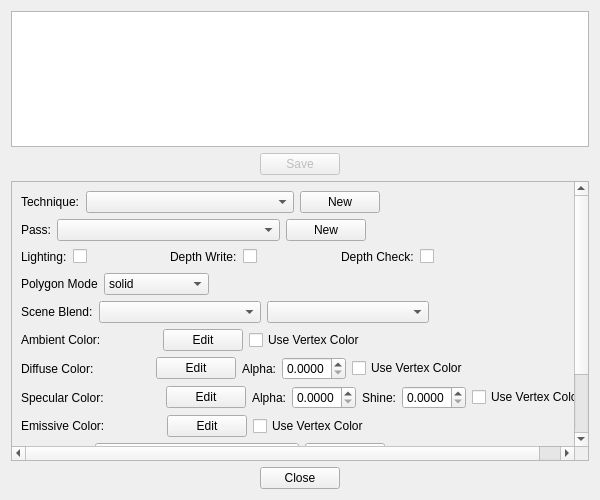
<?xml version="1.0" encoding="UTF-8"?>
<ui version="4.0">
 <class>MaterialEditor</class>
 <widget class="QDialog" name="MaterialEditor">
  <property name="windowModality">
   <enum>Qt::WindowModal</enum>
  </property>
  <property name="geometry">
   <rect>
    <x>0</x>
    <y>0</y>
    <width>600</width>
    <height>500</height>
   </rect>
  </property>
  <property name="minimumSize">
   <size>
    <width>600</width>
    <height>500</height>
   </size>
  </property>
  <property name="windowTitle">
   <string>Material Editor</string>
  </property>
  <property name="sizeGripEnabled">
   <bool>false</bool>
  </property>
  <property name="modal">
   <bool>false</bool>
  </property>
  <layout class="QVBoxLayout" name="verticalLayout">
   <item>
    <widget class="QTextEdit" name="textMaterial">
     <property name="html">
      <string>&lt;!DOCTYPE HTML PUBLIC &quot;-//W3C//DTD HTML 4.0//EN&quot; &quot;http://www.w3.org/TR/REC-html40/strict.dtd&quot;&gt;
&lt;html&gt;&lt;head&gt;&lt;meta name=&quot;qrichtext&quot; content=&quot;1&quot; /&gt;&lt;meta charset=&quot;utf-8&quot; /&gt;&lt;style type=&quot;text/css&quot;&gt;
p, li { white-space: pre-wrap; }
hr { height: 1px; border-width: 0; }
&lt;/style&gt;&lt;/head&gt;&lt;body style=&quot; font-family:'Ubuntu'; font-size:11pt; font-weight:400; font-style:normal;&quot;&gt;
&lt;p style=&quot; margin-top:0px; margin-bottom:0px; margin-left:0px; margin-right:0px; -qt-block-indent:0; text-indent:0px;&quot;&gt;&lt;span style=&quot; font-family:'MS Shell Dlg 2'; font-size:8pt;&quot;&gt; &lt;/span&gt;&lt;/p&gt;&lt;/body&gt;&lt;/html&gt;</string>
     </property>
    </widget>
   </item>
   <item>
    <layout class="QHBoxLayout" name="horizontalLayout">
     <item>
      <spacer name="horizontalSpacer">
       <property name="orientation">
        <enum>Qt::Horizontal</enum>
       </property>
       <property name="sizeHint" stdset="0">
        <size>
         <width>40</width>
         <height>20</height>
        </size>
       </property>
      </spacer>
     </item>
     <item>
      <widget class="QPushButton" name="saveButton">
       <property name="enabled">
        <bool>false</bool>
       </property>
       <property name="text">
        <string>Save</string>
       </property>
      </widget>
     </item>
     <item>
      <spacer name="horizontalSpacer_2">
       <property name="orientation">
        <enum>Qt::Horizontal</enum>
       </property>
       <property name="sizeHint" stdset="0">
        <size>
         <width>40</width>
         <height>20</height>
        </size>
       </property>
      </spacer>
     </item>
    </layout>
   </item>
   <item>
    <widget class="QScrollArea" name="scrollArea">
     <property name="enabled">
      <bool>true</bool>
     </property>
     <property name="minimumSize">
      <size>
       <width>0</width>
       <height>200</height>
      </size>
     </property>
     <property name="widgetResizable">
      <bool>true</bool>
     </property>
     <widget class="QWidget" name="scrollAreaWidgetContents">
      <property name="geometry">
       <rect>
        <x>0</x>
        <y>-123</y>
        <width>671</width>
        <height>406</height>
       </rect>
      </property>
      <layout class="QVBoxLayout" name="verticalLayout_2">
       <item>
        <layout class="QHBoxLayout" name="horizontalLayout_3">
         <item>
          <widget class="QLabel" name="label_3">
           <property name="text">
            <string>Technique:</string>
           </property>
          </widget>
         </item>
         <item>
          <widget class="QComboBox" name="techComboBox">
           <property name="sizePolicy">
            <sizepolicy hsizetype="MinimumExpanding" vsizetype="Fixed">
             <horstretch>0</horstretch>
             <verstretch>0</verstretch>
            </sizepolicy>
           </property>
           <property name="sizeAdjustPolicy">
            <enum>QComboBox::AdjustToContents</enum>
           </property>
           <item>
            <property name="text">
             <string/>
            </property>
           </item>
          </widget>
         </item>
         <item>
          <widget class="QPushButton" name="newTechnique">
           <property name="text">
            <string>New</string>
           </property>
          </widget>
         </item>
         <item>
          <spacer name="horizontalSpacer_5">
           <property name="orientation">
            <enum>Qt::Horizontal</enum>
           </property>
           <property name="sizeHint" stdset="0">
            <size>
             <width>40</width>
             <height>20</height>
            </size>
           </property>
          </spacer>
         </item>
        </layout>
       </item>
       <item>
        <layout class="QHBoxLayout" name="horizontalLayout_4">
         <item>
          <widget class="QLabel" name="label_4">
           <property name="text">
            <string>Pass:</string>
           </property>
          </widget>
         </item>
         <item>
          <widget class="QComboBox" name="passComboBox">
           <property name="enabled">
            <bool>true</bool>
           </property>
           <property name="sizePolicy">
            <sizepolicy hsizetype="MinimumExpanding" vsizetype="Fixed">
             <horstretch>0</horstretch>
             <verstretch>0</verstretch>
            </sizepolicy>
           </property>
           <property name="sizeAdjustPolicy">
            <enum>QComboBox::AdjustToContents</enum>
           </property>
          </widget>
         </item>
         <item>
          <widget class="QPushButton" name="passNewButton">
           <property name="enabled">
            <bool>true</bool>
           </property>
           <property name="text">
            <string>New</string>
           </property>
          </widget>
         </item>
         <item>
          <spacer name="horizontalSpacer_6">
           <property name="orientation">
            <enum>Qt::Horizontal</enum>
           </property>
           <property name="sizeHint" stdset="0">
            <size>
             <width>40</width>
             <height>20</height>
            </size>
           </property>
          </spacer>
         </item>
        </layout>
       </item>
       <item>
        <layout class="QHBoxLayout" name="horizontalLayout_2">
         <item>
          <widget class="QLabel" name="label">
           <property name="text">
            <string>Lighting:</string>
           </property>
          </widget>
         </item>
         <item>
          <widget class="QCheckBox" name="checkBoxLightning">
           <property name="text">
            <string/>
           </property>
          </widget>
         </item>
         <item>
          <spacer name="horizontalSpacer_7">
           <property name="orientation">
            <enum>Qt::Horizontal</enum>
           </property>
           <property name="sizeHint" stdset="0">
            <size>
             <width>40</width>
             <height>20</height>
            </size>
           </property>
          </spacer>
         </item>
         <item>
          <widget class="QLabel" name="label_16">
           <property name="text">
            <string>Depth Write:</string>
           </property>
          </widget>
         </item>
         <item>
          <widget class="QCheckBox" name="checkBoxDepthWrite">
           <property name="text">
            <string/>
           </property>
          </widget>
         </item>
         <item>
          <spacer name="horizontalSpacer_8">
           <property name="orientation">
            <enum>Qt::Horizontal</enum>
           </property>
           <property name="sizeHint" stdset="0">
            <size>
             <width>40</width>
             <height>20</height>
            </size>
           </property>
          </spacer>
         </item>
         <item>
          <widget class="QLabel" name="label_17">
           <property name="text">
            <string>Depth Check:</string>
           </property>
          </widget>
         </item>
         <item>
          <widget class="QCheckBox" name="checkBoxDepthCheck">
           <property name="text">
            <string/>
           </property>
          </widget>
         </item>
         <item>
          <spacer name="horizontalSpacer_16">
           <property name="orientation">
            <enum>Qt::Horizontal</enum>
           </property>
           <property name="sizeHint" stdset="0">
            <size>
             <width>40</width>
             <height>20</height>
            </size>
           </property>
          </spacer>
         </item>
         <item>
          <spacer name="horizontalSpacer_3">
           <property name="orientation">
            <enum>Qt::Horizontal</enum>
           </property>
           <property name="sizeHint" stdset="0">
            <size>
             <width>40</width>
             <height>20</height>
            </size>
           </property>
          </spacer>
         </item>
        </layout>
       </item>
       <item>
        <layout class="QHBoxLayout" name="horizontalLayout_13">
         <item>
          <widget class="QLabel" name="label_18">
           <property name="text">
            <string>Polygon Mode</string>
           </property>
          </widget>
         </item>
         <item>
          <widget class="QComboBox" name="comboPolygonMode">
           <property name="enabled">
            <bool>true</bool>
           </property>
           <property name="sizePolicy">
            <sizepolicy hsizetype="MinimumExpanding" vsizetype="Fixed">
             <horstretch>0</horstretch>
             <verstretch>0</verstretch>
            </sizepolicy>
           </property>
           <property name="currentText">
            <string>solid</string>
           </property>
           <property name="currentIndex">
            <number>2</number>
           </property>
           <item>
            <property name="text">
             <string>points</string>
            </property>
           </item>
           <item>
            <property name="text">
             <string>wireframe</string>
            </property>
           </item>
           <item>
            <property name="text">
             <string>solid</string>
            </property>
           </item>
          </widget>
         </item>
         <item>
          <spacer name="horizontalSpacer_15">
           <property name="orientation">
            <enum>Qt::Horizontal</enum>
           </property>
           <property name="sizeHint" stdset="0">
            <size>
             <width>379</width>
             <height>15</height>
            </size>
           </property>
          </spacer>
         </item>
        </layout>
       </item>
       <item>
        <layout class="QHBoxLayout" name="horizontalLayout_8">
         <item>
          <widget class="QLabel" name="label_8">
           <property name="text">
            <string>Scene Blend:</string>
           </property>
          </widget>
         </item>
         <item>
          <widget class="QComboBox" name="srcSceneBlendBox">
           <property name="enabled">
            <bool>true</bool>
           </property>
           <property name="sizePolicy">
            <sizepolicy hsizetype="MinimumExpanding" vsizetype="Fixed">
             <horstretch>0</horstretch>
             <verstretch>0</verstretch>
            </sizepolicy>
           </property>
           <item>
            <property name="text">
             <string/>
            </property>
           </item>
           <item>
            <property name="text">
             <string>alpha_blend</string>
            </property>
           </item>
           <item>
            <property name="text">
             <string>colour_blend</string>
            </property>
           </item>
           <item>
            <property name="text">
             <string>add</string>
            </property>
           </item>
           <item>
            <property name="text">
             <string>modulate</string>
            </property>
           </item>
           <item>
            <property name="text">
             <string>replace</string>
            </property>
           </item>
           <item>
            <property name="text">
             <string>one</string>
            </property>
           </item>
           <item>
            <property name="text">
             <string>zero</string>
            </property>
           </item>
           <item>
            <property name="text">
             <string>dest_colour</string>
            </property>
           </item>
           <item>
            <property name="text">
             <string>src_colour</string>
            </property>
           </item>
           <item>
            <property name="text">
             <string>one_minus_dest_colour</string>
            </property>
           </item>
           <item>
            <property name="text">
             <string>one_minus_src_colour</string>
            </property>
           </item>
           <item>
            <property name="text">
             <string>dest_alpha</string>
            </property>
           </item>
           <item>
            <property name="text">
             <string>src_alpha</string>
            </property>
           </item>
           <item>
            <property name="text">
             <string>one_minus_dest_alpha</string>
            </property>
           </item>
           <item>
            <property name="text">
             <string>one_minus_src_alpha</string>
            </property>
           </item>
          </widget>
         </item>
         <item>
          <widget class="QComboBox" name="dstSceneBlendBox">
           <property name="enabled">
            <bool>true</bool>
           </property>
           <property name="sizePolicy">
            <sizepolicy hsizetype="MinimumExpanding" vsizetype="Fixed">
             <horstretch>0</horstretch>
             <verstretch>0</verstretch>
            </sizepolicy>
           </property>
           <item>
            <property name="text">
             <string/>
            </property>
           </item>
           <item>
            <property name="text">
             <string>one</string>
            </property>
           </item>
           <item>
            <property name="text">
             <string>zero</string>
            </property>
           </item>
           <item>
            <property name="text">
             <string>dest_colour</string>
            </property>
           </item>
           <item>
            <property name="text">
             <string>src_colour</string>
            </property>
           </item>
           <item>
            <property name="text">
             <string>one_minus_dest_colour</string>
            </property>
           </item>
           <item>
            <property name="text">
             <string>one_minus_src_colour</string>
            </property>
           </item>
           <item>
            <property name="text">
             <string>dest_alpha</string>
            </property>
           </item>
           <item>
            <property name="text">
             <string>src_alpha</string>
            </property>
           </item>
           <item>
            <property name="text">
             <string>one_minus_dest_alpha</string>
            </property>
           </item>
           <item>
            <property name="text">
             <string>one_minus_src_alpha</string>
            </property>
           </item>
          </widget>
         </item>
         <item>
          <spacer name="horizontalSpacer_9">
           <property name="orientation">
            <enum>Qt::Horizontal</enum>
           </property>
           <property name="sizeHint" stdset="0">
            <size>
             <width>379</width>
             <height>15</height>
            </size>
           </property>
          </spacer>
         </item>
        </layout>
       </item>
       <item>
        <layout class="QHBoxLayout" name="horizontalLayout_ColorAmbient">
         <item>
          <widget class="QLabel" name="label_2">
           <property name="text">
            <string>Ambient Color:</string>
           </property>
          </widget>
         </item>
         <item>
          <widget class="QWidget" name="ambientColorWidget" native="true">
           <property name="minimumSize">
            <size>
             <width>50</width>
             <height>0</height>
            </size>
           </property>
           <property name="autoFillBackground">
            <bool>true</bool>
           </property>
          </widget>
         </item>
         <item>
          <widget class="QPushButton" name="buttonEditAmbientColor">
           <property name="enabled">
            <bool>true</bool>
           </property>
           <property name="text">
            <string>Edit</string>
           </property>
          </widget>
         </item>
         <item>
          <widget class="QCheckBox" name="checkBoxUseVertexColorToAmbient">
           <property name="enabled">
            <bool>true</bool>
           </property>
           <property name="text">
            <string>Use Vertex Color</string>
           </property>
          </widget>
         </item>
         <item>
          <spacer name="horizontalSpacer_4">
           <property name="orientation">
            <enum>Qt::Horizontal</enum>
           </property>
           <property name="sizeHint" stdset="0">
            <size>
             <width>40</width>
             <height>20</height>
            </size>
           </property>
          </spacer>
         </item>
        </layout>
       </item>
       <item>
        <layout class="QHBoxLayout" name="horizontalLayout_11">
         <item>
          <widget class="QLabel" name="label_10">
           <property name="text">
            <string>Diffuse Color:</string>
           </property>
          </widget>
         </item>
         <item>
          <widget class="QWidget" name="difuseColorWidget" native="true">
           <property name="minimumSize">
            <size>
             <width>50</width>
             <height>0</height>
            </size>
           </property>
           <property name="autoFillBackground">
            <bool>true</bool>
           </property>
          </widget>
         </item>
         <item>
          <widget class="QPushButton" name="buttonEditDifuseColor">
           <property name="enabled">
            <bool>true</bool>
           </property>
           <property name="text">
            <string>Edit</string>
           </property>
          </widget>
         </item>
         <item>
          <widget class="QLabel" name="label_13">
           <property name="text">
            <string>Alpha:</string>
           </property>
          </widget>
         </item>
         <item>
          <widget class="QDoubleSpinBox" name="alphaDifuse">
           <property name="enabled">
            <bool>true</bool>
           </property>
           <property name="decimals">
            <number>4</number>
           </property>
           <property name="maximum">
            <double>1.000000000000000</double>
           </property>
           <property name="singleStep">
            <double>0.100000000000000</double>
           </property>
          </widget>
         </item>
         <item>
          <widget class="QCheckBox" name="checkBoxUseVertexColorToDifuse">
           <property name="enabled">
            <bool>true</bool>
           </property>
           <property name="text">
            <string>Use Vertex Color</string>
           </property>
          </widget>
         </item>
         <item>
          <spacer name="horizontalSpacer_11">
           <property name="orientation">
            <enum>Qt::Horizontal</enum>
           </property>
           <property name="sizeHint" stdset="0">
            <size>
             <width>40</width>
             <height>20</height>
            </size>
           </property>
          </spacer>
         </item>
        </layout>
       </item>
       <item>
        <layout class="QHBoxLayout" name="horizontalLayout_10">
         <item>
          <widget class="QLabel" name="label_11">
           <property name="text">
            <string>Specular Color:</string>
           </property>
          </widget>
         </item>
         <item>
          <widget class="QWidget" name="specularColorWidget" native="true">
           <property name="minimumSize">
            <size>
             <width>50</width>
             <height>0</height>
            </size>
           </property>
           <property name="autoFillBackground">
            <bool>true</bool>
           </property>
          </widget>
         </item>
         <item>
          <widget class="QPushButton" name="buttonEditSpecularColor">
           <property name="enabled">
            <bool>true</bool>
           </property>
           <property name="text">
            <string>Edit</string>
           </property>
          </widget>
         </item>
         <item>
          <widget class="QLabel" name="label_14">
           <property name="text">
            <string>Alpha:</string>
           </property>
          </widget>
         </item>
         <item>
          <widget class="QDoubleSpinBox" name="alphaSpecular">
           <property name="enabled">
            <bool>true</bool>
           </property>
           <property name="frame">
            <bool>true</bool>
           </property>
           <property name="decimals">
            <number>4</number>
           </property>
           <property name="maximum">
            <double>1.000000000000000</double>
           </property>
           <property name="singleStep">
            <double>0.100000000000000</double>
           </property>
          </widget>
         </item>
         <item>
          <widget class="QLabel" name="label_9">
           <property name="text">
            <string>Shine:</string>
           </property>
          </widget>
         </item>
         <item>
          <widget class="QDoubleSpinBox" name="shineSpecular">
           <property name="enabled">
            <bool>true</bool>
           </property>
           <property name="decimals">
            <number>4</number>
           </property>
           <property name="maximum">
            <double>1.000000000000000</double>
           </property>
           <property name="singleStep">
            <double>0.100000000000000</double>
           </property>
          </widget>
         </item>
         <item>
          <widget class="QCheckBox" name="checkBoxUseVertexColorToSpecular">
           <property name="enabled">
            <bool>true</bool>
           </property>
           <property name="text">
            <string>Use Vertex Color</string>
           </property>
          </widget>
         </item>
         <item>
          <spacer name="horizontalSpacer_12">
           <property name="orientation">
            <enum>Qt::Horizontal</enum>
           </property>
           <property name="sizeHint" stdset="0">
            <size>
             <width>40</width>
             <height>20</height>
            </size>
           </property>
          </spacer>
         </item>
        </layout>
       </item>
       <item>
        <layout class="QHBoxLayout" name="horizontalLayout_9">
         <item>
          <widget class="QLabel" name="label_12">
           <property name="text">
            <string>Emissive Color:</string>
           </property>
          </widget>
         </item>
         <item>
          <widget class="QWidget" name="emissiveColorWidget" native="true">
           <property name="minimumSize">
            <size>
             <width>50</width>
             <height>0</height>
            </size>
           </property>
           <property name="autoFillBackground">
            <bool>true</bool>
           </property>
          </widget>
         </item>
         <item>
          <widget class="QPushButton" name="buttonEditEmissiveColor">
           <property name="enabled">
            <bool>true</bool>
           </property>
           <property name="text">
            <string>Edit</string>
           </property>
          </widget>
         </item>
         <item>
          <widget class="QCheckBox" name="checkBoxUseVertexColorToEmissive">
           <property name="enabled">
            <bool>true</bool>
           </property>
           <property name="text">
            <string>Use Vertex Color</string>
           </property>
          </widget>
         </item>
         <item>
          <spacer name="horizontalSpacer_13">
           <property name="orientation">
            <enum>Qt::Horizontal</enum>
           </property>
           <property name="sizeHint" stdset="0">
            <size>
             <width>40</width>
             <height>20</height>
            </size>
           </property>
          </spacer>
         </item>
        </layout>
       </item>
       <item>
        <layout class="QHBoxLayout" name="horizontalLayout_7">
         <item>
          <widget class="QLabel" name="label_7">
           <property name="text">
            <string>Texture Unit:</string>
           </property>
          </widget>
         </item>
         <item>
          <widget class="QComboBox" name="ComboTextureUnit">
           <property name="enabled">
            <bool>true</bool>
           </property>
           <property name="sizePolicy">
            <sizepolicy hsizetype="MinimumExpanding" vsizetype="Fixed">
             <horstretch>0</horstretch>
             <verstretch>0</verstretch>
            </sizepolicy>
           </property>
           <property name="sizeAdjustPolicy">
            <enum>QComboBox::AdjustToContents</enum>
           </property>
          </widget>
         </item>
         <item>
          <widget class="QPushButton" name="TextureUnitNewButton">
           <property name="enabled">
            <bool>true</bool>
           </property>
           <property name="text">
            <string>New</string>
           </property>
          </widget>
         </item>
         <item>
          <spacer name="horizontalSpacer_10">
           <property name="orientation">
            <enum>Qt::Horizontal</enum>
           </property>
           <property name="sizeHint" stdset="0">
            <size>
             <width>40</width>
             <height>20</height>
            </size>
           </property>
          </spacer>
         </item>
        </layout>
       </item>
       <item>
        <layout class="QHBoxLayout" name="horizontalLayout_12">
         <item>
          <widget class="QLabel" name="label_15">
           <property name="text">
            <string>Texture:</string>
           </property>
          </widget>
         </item>
         <item>
          <widget class="QLabel" name="textureName">
           <property name="font">
            <font>
             <italic>true</italic>
            </font>
           </property>
           <property name="text">
            <string>*Select a texture*</string>
           </property>
          </widget>
         </item>
         <item>
          <widget class="QPushButton" name="selectTexture">
           <property name="enabled">
            <bool>true</bool>
           </property>
           <property name="text">
            <string>Select</string>
           </property>
          </widget>
         </item>
         <item>
          <widget class="QPushButton" name="removeTexture">
           <property name="enabled">
            <bool>true</bool>
           </property>
           <property name="text">
            <string>Remove</string>
           </property>
          </widget>
         </item>
         <item>
          <spacer name="horizontalSpacer_14">
           <property name="orientation">
            <enum>Qt::Horizontal</enum>
           </property>
           <property name="sizeHint" stdset="0">
            <size>
             <width>40</width>
             <height>20</height>
            </size>
           </property>
          </spacer>
         </item>
        </layout>
       </item>
       <item>
        <layout class="QHBoxLayout" name="horizontalLayout_14">
         <item>
          <widget class="QLabel" name="label_19">
           <property name="text">
            <string>Scroll Anim:</string>
           </property>
          </widget>
         </item>
         <item>
          <widget class="QLabel" name="label_21">
           <property name="text">
            <string>uSpeed</string>
           </property>
          </widget>
         </item>
         <item>
          <widget class="QDoubleSpinBox" name="scrollAnimUSpeed">
           <property name="enabled">
            <bool>true</bool>
           </property>
           <property name="frame">
            <bool>true</bool>
           </property>
           <property name="decimals">
            <number>4</number>
           </property>
           <property name="maximum">
            <double>1.000000000000000</double>
           </property>
           <property name="singleStep">
            <double>0.100000000000000</double>
           </property>
          </widget>
         </item>
         <item>
          <widget class="QLabel" name="label_20">
           <property name="text">
            <string>vSpeed</string>
           </property>
          </widget>
         </item>
         <item>
          <widget class="QDoubleSpinBox" name="scrollAnimVSpeed">
           <property name="enabled">
            <bool>true</bool>
           </property>
           <property name="decimals">
            <number>4</number>
           </property>
           <property name="maximum">
            <double>1.000000000000000</double>
           </property>
           <property name="singleStep">
            <double>0.100000000000000</double>
           </property>
          </widget>
         </item>
         <item>
          <spacer name="horizontalSpacer_17">
           <property name="orientation">
            <enum>Qt::Horizontal</enum>
           </property>
           <property name="sizeHint" stdset="0">
            <size>
             <width>40</width>
             <height>20</height>
            </size>
           </property>
          </spacer>
         </item>
        </layout>
       </item>
      </layout>
     </widget>
    </widget>
   </item>
   <item>
    <layout class="QVBoxLayout" name="ogreLayout"/>
   </item>
   <item>
    <widget class="QDialogButtonBox" name="buttonBox">
     <property name="orientation">
      <enum>Qt::Horizontal</enum>
     </property>
     <property name="standardButtons">
      <set>QDialogButtonBox::Close</set>
     </property>
     <property name="centerButtons">
      <bool>true</bool>
     </property>
    </widget>
   </item>
  </layout>
 </widget>
 <resources/>
 <connections>
  <connection>
   <sender>buttonBox</sender>
   <signal>accepted()</signal>
   <receiver>MaterialEditor</receiver>
   <slot>accept()</slot>
   <hints>
    <hint type="sourcelabel">
     <x>248</x>
     <y>254</y>
    </hint>
    <hint type="destinationlabel">
     <x>157</x>
     <y>274</y>
    </hint>
   </hints>
  </connection>
  <connection>
   <sender>buttonBox</sender>
   <signal>rejected()</signal>
   <receiver>MaterialEditor</receiver>
   <slot>reject()</slot>
   <hints>
    <hint type="sourcelabel">
     <x>316</x>
     <y>260</y>
    </hint>
    <hint type="destinationlabel">
     <x>286</x>
     <y>274</y>
    </hint>
   </hints>
  </connection>
 </connections>
</ui>
